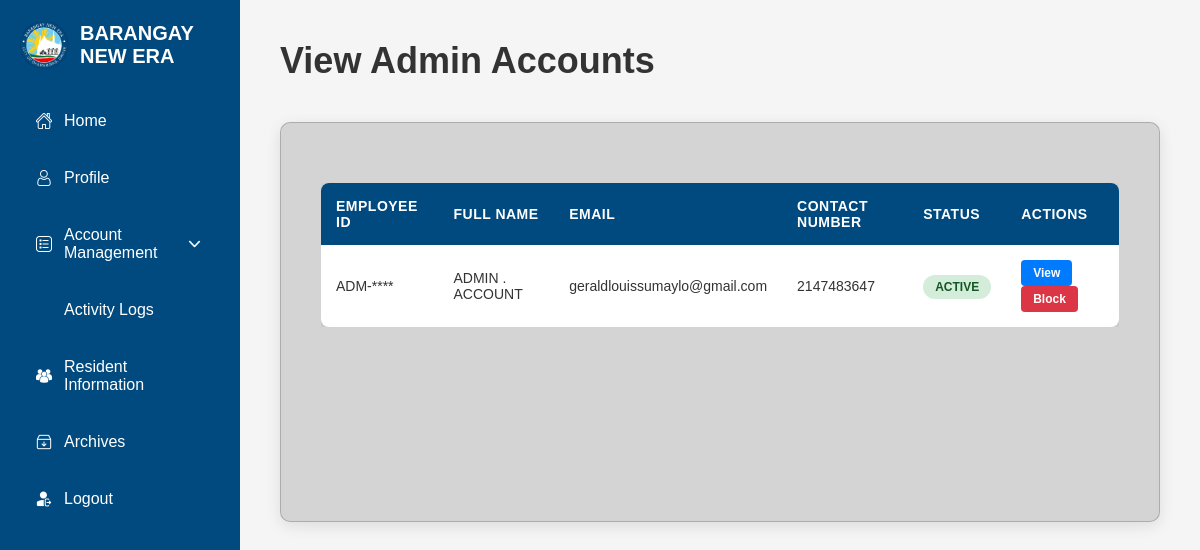
The app's page /superadmin/viewadminaccs.php (signed in), older data.
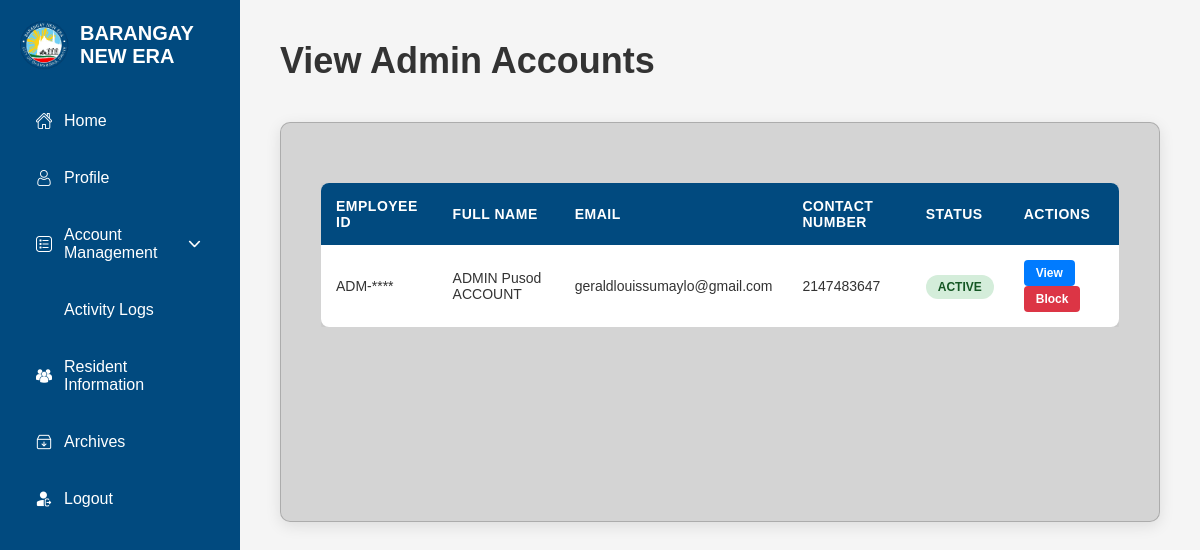
The same page, newer data.
### tables this page shows
CREATE TABLE `admintbl` (
  `AdminID` int(11) NOT NULL,
  `employeeID` varchar(255) NOT NULL,
  `lastname` varchar(255) NOT NULL,
  `firstname` varchar(255) NOT NULL,
  `middlename` varchar(255) NOT NULL,
  `suffix` varchar(255) NOT NULL,
  `birthdate` date NOT NULL,
  `age` int(11) NOT NULL,
  `contactnumber` int(11) NOT NULL,
  `email` varchar(255) NOT NULL,
  `profile_picture` varchar(255) NOT NULL,
  `password` varchar(255) NOT NULL,
  `verificationcode` int(11) NOT NULL
);

### superadmin/viewadminaccs.php (the view, shortened to what the changed rows need)
<?php
require_once '../Connection/Conn.php';
$db = $conn;
$admins = [];
try {
    $stmt = $db->prepare("SELECT adminID, employeeID, LastName, FirstName, MiddleName, Suffix, Email, ContactNumber, birthdate, age, profile_picture FROM admintbl ORDER BY LastName, FirstName");
    $stmt->execute();
    $result = $stmt->get_result();
    while ($row = $result->fetch_assoc()) {
        $admins[] = $row;
    }
} catch (Exception $e) {
    $error_message = "Error fetching admin accounts: " . $e->getMessage();
}
?>
<!DOCTYPE html>
<html lang="en">
<head>
    <link rel="stylesheet" href="viewadminaccs.css">
</head>
<body>
    <div class="sidebar">
        <div class="sidebar-logo">
            <h2>BARANGAY NEW ERA</h2>
        </div>
    </div>
    <div class="main-content">
        <div class="page-header">
            <h1>View Admin Accounts</h1>
        </div>
        <div class="container">
            <?php if (isset($error_message)): ?>
                <div class="error-message">
                    <?php echo htmlspecialchars($error_message); ?>
                </div>
            <?php else: ?>
                <div class="table-container">
                    <table class="admin-table">
                        <thead>
                            <tr>
                                <th>Employee ID</th>
                                <th>Full Name</th>
                                <th>Email</th>
                                <th>Contact Number</th>
                                <th>Status</th>
                                <th>Actions</th>
                            </tr>
                        </thead>
                        <tbody>
                            <?php if (empty($admins)): ?>
                                <tr>
                                    <td colspan="6" style="text-align: center; padding: 40px;">No admin accounts found.</td>
                                </tr>
                            <?php else: ?>
                                <?php foreach ($admins as $admin): ?>
                                    <?php
                                    $fullname = trim($admin['FirstName'] . ' ' . $admin['MiddleName'] . ' ' . $admin['LastName'] . ' ' . $admin['Suffix']);
                                    $statusClass = 'active';
                                    $statusText = 'Active';
                                    ?>
                                    <tr>
                                        <td><?php
                                    $employeeID = htmlspecialchars($admin['employeeID'] ?? 'N/A');
                                    if ($employeeID !== 'N/A' && strlen($employeeID) > 4) {
                                        $masked = substr($employeeID, 0, -4) . str_repeat('*', 4);
                                        echo $masked;
                                    } elseif ($employeeID !== 'N/A') {
                                        echo str_repeat('*', strlen($employeeID));
                                    } else {
                                        echo $employeeID;
                                    }
                                    ?></td>
                                        <td><?php echo htmlspecialchars($fullname); ?></td>
                                        <td><?php echo htmlspecialchars($admin['Email'] ?? 'N/A'); ?></td>
                                        <td><?php echo htmlspecialchars($admin['ContactNumber'] ?? 'N/A'); ?></td>
                                        <td><span class="status <?php echo $statusClass; ?>"><?php echo $statusText; ?></span></td>
                                        <td>
                                            <button class="action-btn view-btn"
                                                    data-admin-id="<?php echo htmlspecialchars($admin['adminID']); ?>"
                                                    data-employee-id="<?php echo htmlspecialchars($admin['employeeID'] ?? ''); ?>"
                                                    data-birthdate="<?php echo htmlspecialchars($admin['birthdate'] ?? ''); ?>"
                                                    data-age="<?php echo htmlspecialchars($admin['age'] ?? ''); ?>"
                                                    data-profile-picture="<?php echo htmlspecialchars($admin['profile_picture'] ?? ''); ?>"
                                                    onclick="viewAdmin(this)">View</button>
                                            <button class="action-btn block-btn" onclick="blockAdmin('<?php echo htmlspecialchars($admin['adminID']); ?>')">Block</button>
                                        </td>
                                    </tr>
                                <?php endforeach; ?>
                            <?php endif; ?>
                        </tbody>
                    </table>
                </div>
            <?php endif; ?>
        </div>
    </div>
</body>
</html>

Row changes from the older to the newer data that the page shows:
changed admintbl "ADM-****": fullname "ADMIN . ACCOUNT" → "ADMIN Pusod ACCOUNT"
